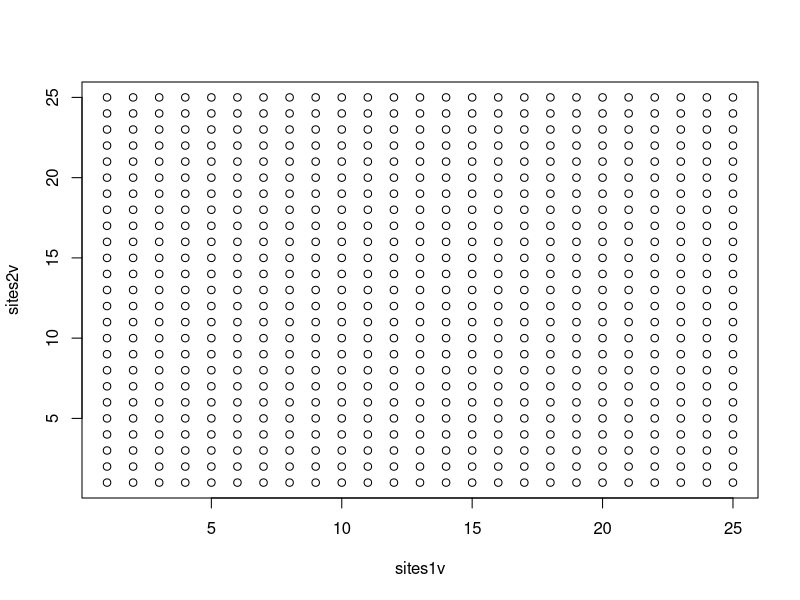
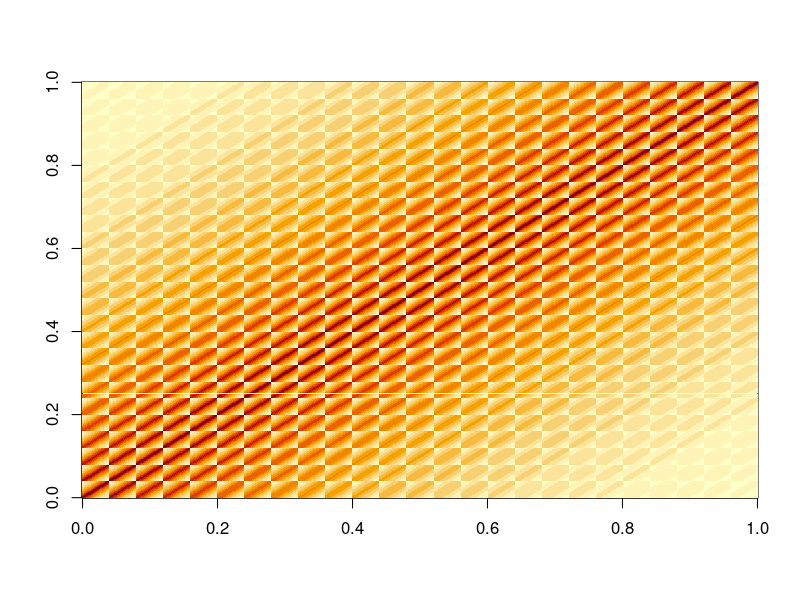
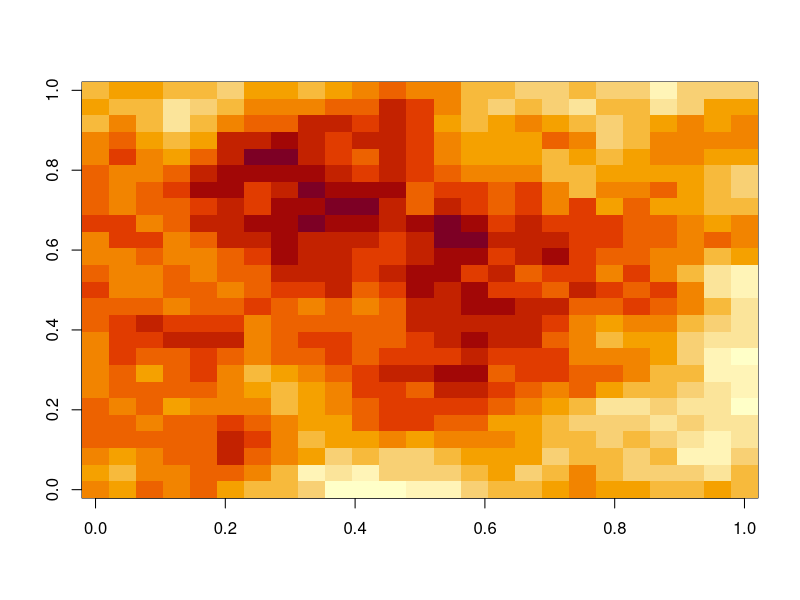
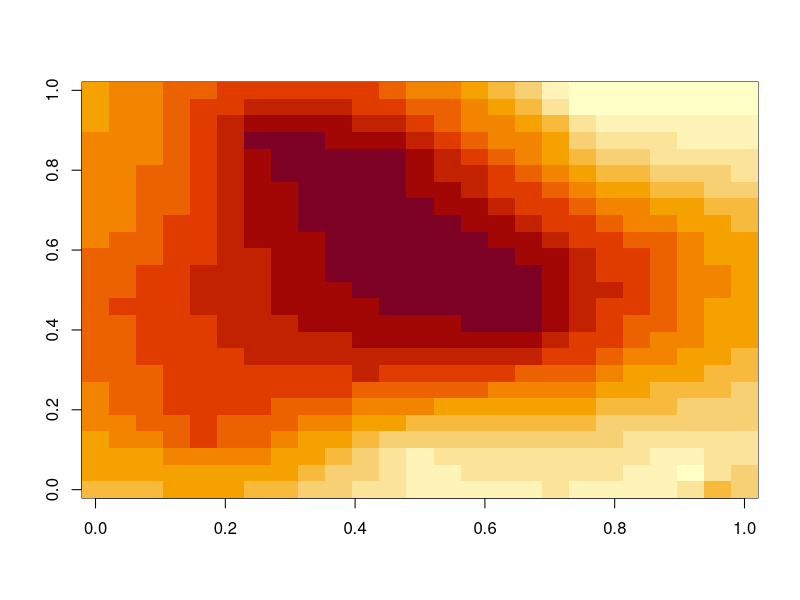
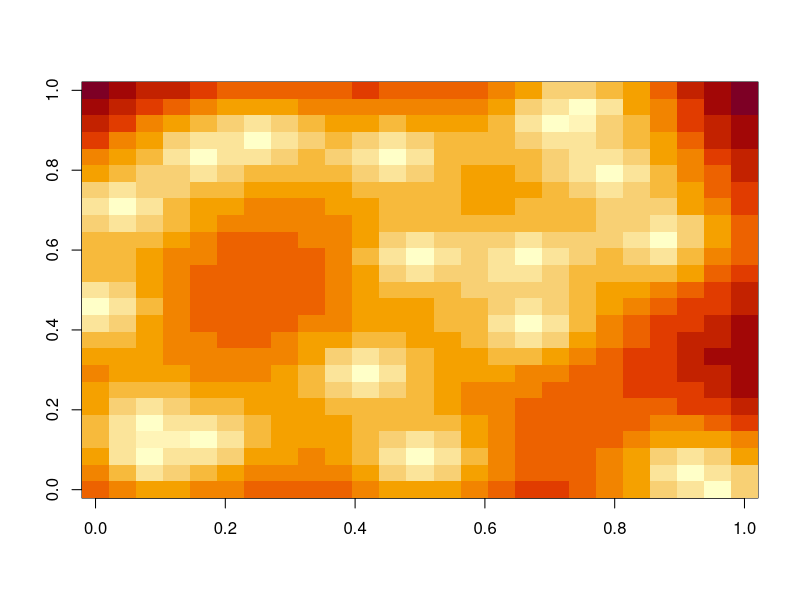

Write R code to recreate these figures, in order.
# sizes
n1=25
n=n1*n1

# define regular grid of locations
vv=array((1:n1),c(n1,1))
uu=array(1,c(n1,1))
sites1=vv %*% t(uu)
sites2=uu %*% t(vv)
#plot(sites1,sites2)
# vector lengths of sites in East and North

sites1v=matrix(sites1,nrow=n,ncol=1)
sites2v=matrix(sites2,nrow=n,ncol=1)
# Plot sites
plot(sites1v,sites2v)

# Prior mean
m=0
# compute East and North distances on grid
ww=array(1,c(n,1))
ddE=sites1v%*%t(ww)-ww %*% t(sites1v)
dd2E=ddE*ddE
ddN=sites2v%*%t(ww)-ww %*% t(sites2v)
dd2N=ddN*ddN
H=sqrt(dd2N+dd2E)
# Exponential covariance model
range=40 # correlation range
Sigma=exp(-(3/range)*H)
image(Sigma)
# Compute the Cholesky factor
L=chol(Sigma)

# sample zero mean part
x=t(L)%*%rnorm(n)
# sample by adding mean
mx=matrix(m,nrow=n,ncol=1)  
x=x+mx
xm=matrix(x,nrow=n1,ncol=n1)
image(xm)

# Set a random design of 100 locations (could be copies)
M=20
des=ceiling(n*runif(M))
F=matrix(0,M,n)
for(i in 1:M)
{
  F[i,des[i]]=1
}
# measurement standard deviation
tau=0.05
# sample data
y=F%*% x + tau *rnorm(M)

#plot(y)

# Prediction surface from data
C=F %*%Sigma%*%t(F)+diag(tau^2,nrow=M,ncol=M)
xhat=mx+Sigma %*% t(F) %*% solve(C,(y-F %*% mx));
xhatm=matrix(xhat,nrow=n1,ncol=n1)
image(xhatm)

# Prediction variances
Vvhat=Sigma-Sigma %*% t(F)%*% solve(C,(F %*%Sigma));
vhat=diag(Vvhat)
vhatm=matrix(vhat,nrow=n1,ncol=n1)
image(vhatm)